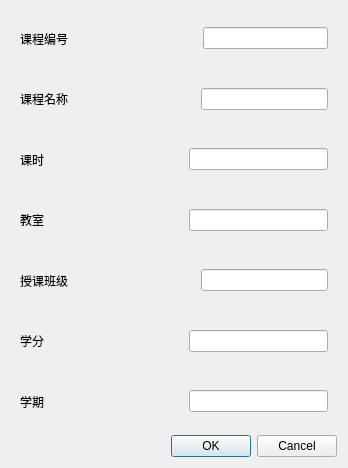
<?xml version="1.0" encoding="UTF-8"?>
<ui version="4.0">
 <class>ClassManagerDialog</class>
 <widget class="QDialog" name="ClassManagerDialog">
  <property name="geometry">
   <rect>
    <x>0</x>
    <y>0</y>
    <width>348</width>
    <height>468</height>
   </rect>
  </property>
  <property name="windowTitle">
   <string>添加</string>
  </property>
  <layout class="QVBoxLayout" name="verticalLayout">
   <item>
    <widget class="QWidget" name="widget" native="true">
     <layout class="QHBoxLayout" name="horizontalLayout">
      <item>
       <widget class="QLabel" name="label">
        <property name="text">
         <string>课程编号 </string>
        </property>
       </widget>
      </item>
      <item>
       <spacer name="horizontalSpacer">
        <property name="orientation">
         <enum>Qt::Horizontal</enum>
        </property>
        <property name="sizeHint" stdset="0">
         <size>
          <width>40</width>
          <height>20</height>
         </size>
        </property>
       </spacer>
      </item>
      <item>
       <widget class="QLineEdit" name="EditNumber"/>
      </item>
     </layout>
    </widget>
   </item>
   <item>
    <widget class="QWidget" name="widget_2" native="true">
     <layout class="QHBoxLayout" name="horizontalLayout_2">
      <item>
       <widget class="QLabel" name="label_2">
        <property name="text">
         <string>课程名称</string>
        </property>
       </widget>
      </item>
      <item>
       <spacer name="horizontalSpacer_2">
        <property name="orientation">
         <enum>Qt::Horizontal</enum>
        </property>
        <property name="sizeHint" stdset="0">
         <size>
          <width>40</width>
          <height>20</height>
         </size>
        </property>
       </spacer>
      </item>
      <item>
       <widget class="QLineEdit" name="EditName"/>
      </item>
     </layout>
    </widget>
   </item>
   <item>
    <widget class="QWidget" name="widget_3" native="true">
     <layout class="QHBoxLayout" name="horizontalLayout_3">
      <item>
       <widget class="QLabel" name="label_3">
        <property name="text">
         <string>课时</string>
        </property>
       </widget>
      </item>
      <item>
       <spacer name="horizontalSpacer_3">
        <property name="orientation">
         <enum>Qt::Horizontal</enum>
        </property>
        <property name="sizeHint" stdset="0">
         <size>
          <width>40</width>
          <height>20</height>
         </size>
        </property>
       </spacer>
      </item>
      <item>
       <widget class="QLineEdit" name="EditTime"/>
      </item>
     </layout>
    </widget>
   </item>
   <item>
    <widget class="QWidget" name="widget_4" native="true">
     <layout class="QHBoxLayout" name="horizontalLayout_4">
      <item>
       <widget class="QLabel" name="label_4">
        <property name="text">
         <string>教室</string>
        </property>
       </widget>
      </item>
      <item>
       <spacer name="horizontalSpacer_4">
        <property name="orientation">
         <enum>Qt::Horizontal</enum>
        </property>
        <property name="sizeHint" stdset="0">
         <size>
          <width>40</width>
          <height>20</height>
         </size>
        </property>
       </spacer>
      </item>
      <item>
       <widget class="QLineEdit" name="EditSite"/>
      </item>
     </layout>
    </widget>
   </item>
   <item>
    <widget class="QWidget" name="widget_5" native="true">
     <layout class="QHBoxLayout" name="horizontalLayout_5">
      <item>
       <widget class="QLabel" name="label_5">
        <property name="text">
         <string>授课班级</string>
        </property>
       </widget>
      </item>
      <item>
       <spacer name="horizontalSpacer_5">
        <property name="orientation">
         <enum>Qt::Horizontal</enum>
        </property>
        <property name="sizeHint" stdset="0">
         <size>
          <width>40</width>
          <height>20</height>
         </size>
        </property>
       </spacer>
      </item>
      <item>
       <widget class="QLineEdit" name="EditTech"/>
      </item>
     </layout>
    </widget>
   </item>
   <item>
    <widget class="QWidget" name="widget_6" native="true">
     <layout class="QHBoxLayout" name="horizontalLayout_6">
      <item>
       <widget class="QLabel" name="label_6">
        <property name="text">
         <string>学分</string>
        </property>
       </widget>
      </item>
      <item>
       <spacer name="horizontalSpacer_6">
        <property name="orientation">
         <enum>Qt::Horizontal</enum>
        </property>
        <property name="sizeHint" stdset="0">
         <size>
          <width>40</width>
          <height>20</height>
         </size>
        </property>
       </spacer>
      </item>
      <item>
       <widget class="QLineEdit" name="EditScore"/>
      </item>
     </layout>
    </widget>
   </item>
   <item>
    <widget class="QWidget" name="widget_7" native="true">
     <layout class="QHBoxLayout" name="horizontalLayout_7">
      <item>
       <widget class="QLabel" name="label_7">
        <property name="text">
         <string>学期</string>
        </property>
       </widget>
      </item>
      <item>
       <spacer name="horizontalSpacer_7">
        <property name="orientation">
         <enum>Qt::Horizontal</enum>
        </property>
        <property name="sizeHint" stdset="0">
         <size>
          <width>40</width>
          <height>20</height>
         </size>
        </property>
       </spacer>
      </item>
      <item>
       <widget class="QLineEdit" name="EditPhase"/>
      </item>
     </layout>
    </widget>
   </item>
   <item>
    <widget class="QDialogButtonBox" name="buttonBox">
     <property name="orientation">
      <enum>Qt::Horizontal</enum>
     </property>
     <property name="standardButtons">
      <set>QDialogButtonBox::Cancel|QDialogButtonBox::Ok</set>
     </property>
    </widget>
   </item>
  </layout>
 </widget>
 <resources/>
 <connections>
  <connection>
   <sender>buttonBox</sender>
   <signal>accepted()</signal>
   <receiver>ClassManagerDialog</receiver>
   <slot>accept()</slot>
   <hints>
    <hint type="sourcelabel">
     <x>248</x>
     <y>254</y>
    </hint>
    <hint type="destinationlabel">
     <x>157</x>
     <y>274</y>
    </hint>
   </hints>
  </connection>
  <connection>
   <sender>buttonBox</sender>
   <signal>rejected()</signal>
   <receiver>ClassManagerDialog</receiver>
   <slot>reject()</slot>
   <hints>
    <hint type="sourcelabel">
     <x>316</x>
     <y>260</y>
    </hint>
    <hint type="destinationlabel">
     <x>286</x>
     <y>274</y>
    </hint>
   </hints>
  </connection>
 </connections>
</ui>
